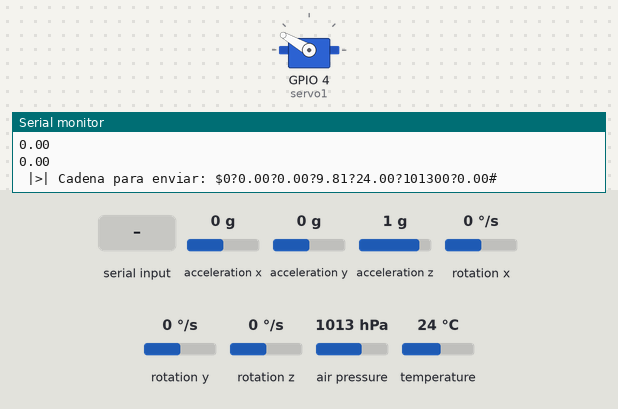
A sketch run on a simulated ESP32. Shown: servo, the last lines printed to the serial monitor. The test bench sets the inputs (shaded band); at power-on: acceleration x 0 g, acceleration y 0 g, acceleration z 1 g, rotation x 0 °/s, rotation y 0 °/s, rotation z 0 °/s, air pressure 1013 hPa, temperature 24 °C. No radio packets arrive unless stated.

Above: at 6.3 s.
6.4 s: "s" received over Serial
At 7.3 s:
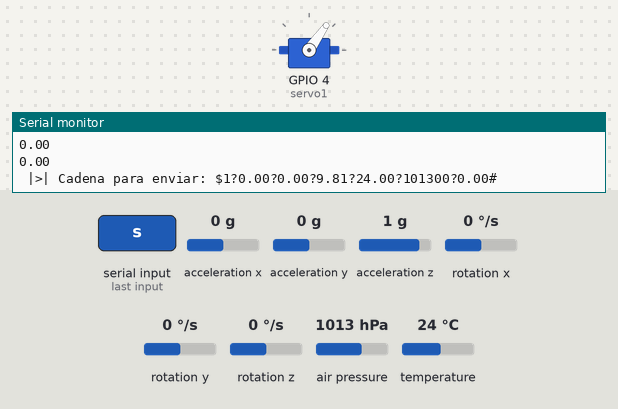
7.9 s: "S" received over Serial
At 8.4 s:
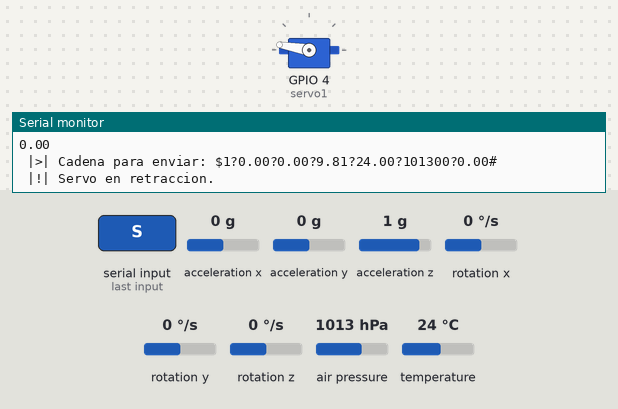
Timing chart, 0 to 10.9 s (numbered marks = the images above; inputs shaded):
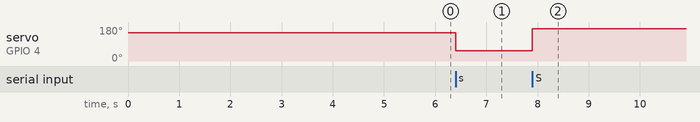

The sketch:

Programa_CanSat_2022_2023_Final.ino
```cpp
/*** - Programa CanSat 2022/2023 - ***/

/* Programa unificado para el proyecto CanSat 22/23
 * Dispositivo: ESP32 v4
 * Fecha creación: 23/10/22
 * Por Alejandro Chacón Pérez.
  */

/*        -=- Por hacer -=-
 * - Nada :D
 */

/*      -=- Changelog -=-
 * - 23/10/22 - Creación del proyecto
 * - 27/10/22 - Cambios en el programa: He quitado por ahora la librería del  LoRa y el GPS para no liarme y probar bien el GY-87.
 *              Añadida la funcionalidad del GY-87.
 * - 14/11/22 - Cambios para que funcione con la ESP32.
 * - 15/11/22 - Comienzo a añadir las funciones del LoRa
 * - 17/11/22 - Añadida la función de concatenar los valores en una sola cadena. Queda probar el módulo LoRa
 *              con la ESP32 y la base estaría, aparte del buzzer opcional y el stepper de las semillas.
 * - 05/12/22 - Después del incidente del sensor, comienzo las pruebas del LoRa.
 * - 15/12/22 - Añadida la función del servo y limitados los delays en el loop principal. Ahora los mensajes del Serial van acompañados con un indicador visual.
 *              Ahora se envía el número de cadena para mantener mayor control.
 * - 19/12/22 - Prueba del módulo LoRa. En prinicipio no da error, aunque el servo ha parado de funcionar.
 * - 22/12/22 - EL problema del servo se ha arreglado poniendole la fuente de alimentación externa, con el adaptador para corriente. Añadidas las primeras funcionalidades de comunicación serial
 *              (Help y PinTest).
 * - 13/01/23 - Tras varios días con fallos con el módulo LoRa definitivo, ya funciona correctamente. La clave estaba en unos cortos en la antena y en inicializar tanto la placa y el sensor a la vez.
 *              Se debe usar la misma fuente para alimentar a ambos.
 * - 14/01/23 - Ajuste de comentarios y borrado código innecesario. Ahora la aceleración la saca haciendo el vector resultante de las 3 componentes, y no está limitado a una sola dirección.
 * - 16/03/23 - Versión 1.1: Añadida la función de mostrar la versión del programa.
 * - 03/05/23 - Versión 2.0: Rematado todo. Añadida la comprobación de altura antes de abrir el servo. Limpiado de código.
 * - 04/05/23 - Versión 2.1: Últimos ajustes de tiempos. Proyecto listo.
 */

/*      -=- PinOut -=-
 * Servo →  4
 * MISO →   19  (Naranja))
 * MOSI →   23	(Amarillo)
 * SCK →    18  (Gris)
 * NSS →    5   (Morrarro)
 * RST →    26  (Azul)
 * DIO0 →   25  (Blanco)
 * SDA →    32
 * SCL →    33
*/

#include "Adafruit_BMP085.h"
#include "MPU6050.h"
#include "Wire.h"
#include "I2Cdev.h"
#include "LoRa.h"
#include "SPI.h"
#include "ESP32Servo.h"

#define LOOPTIME 2000
#define SERVOTIME 5000
#define SERVOTIME2 6000
#define ALTURADESCENSO 2
#define version "2.1"                                                                                       //Usamos #define para ahorrar variables innecesarias pero seguir podiendo cambiar los valores facilmente a la hora de editar.


Adafruit_BMP085 bmp;
MPU6050 sensor;
Servo servo1;                                                                                               //Objetos de los dos sensores y el servo.

long frecuency = 915E6;                                                                                     //Frecuencia del LoRa.
float temperatura = 99.99;
unsigned int presion = 999999;
float p0;                                                                                                   //Presión inicial.
float altura = 0;
float alturaPrev = 0;                                                                                       //Altura previa, para calcular cuándo mover el servo.
int cayendo;
float ace[3] = {+39.2, -39.2, +39.2};
float aceTotal;
float ang[3] = {-90, +90, -45.5};                                                                           //Variables para almacenar los valores de la aceleración y los ángulos.
short int ax, ay, az;
short int gx, gy, gz;                                                                                       // Valores sin procesar del acelarómetro y giroscopio.                                                                                                  // Valor de la presión inicial. Se toma al encender el CANSAT.
long tiempo_prev;
float dt;                                                                                                   // Variables que calculan el tiempo (Cálculos aceleromtro/giroscopio)
float ang_x, ang_y, ang_z;
float ang_x_prev, ang_y_prev, ang_z_prev;                                                                   //Variables para los cálculos del girsocopio.

long tiempo = 0;                                                                                            //Variable que controla los milisegundos pasados desde el encendido (Bucles).
long tiempoPrevServo;
bool extendido = false;                                                                                     //Variables de control del servo.
long tiempoPrevBucle;                                                                                       //Variable para el timer del bucle.

long ncadena = 0;                                                                                           //Variable del nº de cadena.

int leerSerial;                                                                                             //Variable para la lectura del puerto Serial.

//-----------------------------------------------------------------------------------------------------------------------------------------------------------------------------------------------------------------------------

void setup() {
  Serial.begin(9600);
  delay(4000);
  Serial.print(R"(
                  - Programa CanSat 2022-2023 -

 |-| Software para el satelite del equipo Hexact para la edicion 2022-2023.
 |-| Vamos Luisma vamos!
 |-| Por Alejandro Chacon Perez :D
 |-| Version: )");
  Serial.println(version);
  Serial.println(" |-------------------------------------------------------------------------|");
  LoRa.setPins(5, 26, 25);                                                                                  //Pines para ss, reset y dio0 (ESP32 V1).
  //LoRa.setPins(18, 23, 26);                                                                               //Pines para ss, reset y dio0 (LILIGO T-Beam).
  if (LoRa.begin(frecuency)) {
    Serial.println(" |o| Modulo LoRa inciado correctamente.");
  }
  else{
    Serial.println(" |x| Error al iniciar el modulo LoRa.");
  }
  Wire.begin(32,33);
  sensor.initialize();
  if(sensor.testConnection()){                                                                              //Iniciamos sensores + posibles mensajes de error.
    Serial.println(" |o| Sensor MPU6050 iniciado correctamente (giroscopio).");
  }
  else{
    Serial.println(" |x| Error al iniciar el sensor MPU6050 (giroscopio).");
  }
  if(bmp.begin()){
    Serial.println(" |o| Sensor BMP180 iniciado correctamente (Temperatura + presion).");
  }
  else{
    Serial.println(" |x| Error al iniciar el sensor BMP180 (Temperatura + presion).");
  }
  servo1.attach(4);                                                                                         //Pin servo.
  servo1.write(150);
  p0 = bmp.readPressure();                                                                                  //Lectura de la presión inicial para calcular la altura relativa.
  Serial.print(" |i| Presioncilla inicial = ");
  Serial.println(p0);
  Serial.println(R"( |-------------------------------------------------------------------------|
 |H| Envia una 'h' o 'H' para recibir ayuda y una lista de comandos.
 |-------------------------------------------------------------------------|)");
  delay(500);
}

void leerGY87(){
  sensor.getAcceleration(&ax, &ay, &az);
  sensor.getRotation(&gx, &gy, &gz);                                                                        //Leemos los valores RAW de aceleración y angulos.
  dt = (millis()-tiempo_prev)/1000.0;
  tiempo_prev = millis();                                                                                   //Calculamos el tiempo pasado entre cada medición.
  float ang_x_accel = atan(ax/sqrt(pow(ay,2) + pow(az,2)))*(180.0/3.14);
  float ang_y_accel = atan(ay/sqrt(pow(az,2) + pow(ax,2)))*(180.0/3.14);
  float ang_z_accel = atan(az/sqrt(pow(ax,2) + pow(ay,2)))*(180.0/3.14);
  ang_x = 0.98*(ang_x_prev+(gx/131)*dt) + 0.02*ang_x_accel;
  ang_y = 0.98*(ang_y_prev+(gy/131)*dt) + 0.02*ang_y_accel;
  ang_z = 0.98*(ang_z_prev+(gy/131)*dt) + 0.02*ang_z_accel;                                                 //Calculamos la rotación usando tanto el girsocopio como el acelerómetro para eliminar errores.
  ang_x_prev = ang_x;
  ang_y_prev = ang_y;
  ang_z_prev = ang_z;
  ace[2] = az * (9.81/16384.0);
  ace[1] = ay * (9.81/16384.0);
  ace[0] = ax * (9.81/16384.0);                                                                             //Calculamos la aceleración en m/s2 en los tres ejes
  ang[0] = ang_x_accel;
  ang[1] = ang_y_accel;
  ang[2] = ang_z_accel;
  alturaPrev = altura;
  altura = bmp.readAltitude(p0);
  Serial.println(altura);
  Serial.println(alturaPrev);
  presion = bmp.readPressure();
  temperatura = bmp.readTemperature();                                                                      //Leemos el resto de datos necesarios.
  aceTotal = sqrt((pow(ace[0], 2)) + (pow(ace[1], 2)) + (pow(ace[2], 2)));                                  //Calculamos la aceleración total.
}

void crearCadena(){
  char cadena [48] = "";
  snprintf(cadena, sizeof(cadena), "$%ld?%.2f?%.2f?%.2f?%.2f?%d?%.2f#", ncadena, ang[0], ang[1], aceTotal, temperatura, presion, altura); //Formateamos los valores a enviar en 1 sola cadena.
  //Cadena max = $9999?-99.99?-99.99?-99.99?-99.99?999999?-999.9#
  Serial.print(" |>| Cadena para enviar: ");
  Serial.println(cadena);
  ncadena = ncadena + 1;                                                                                    //Actualizamos el contador de cadenas enviadas.
  LoRa.beginPacket();
  LoRa.print(cadena);
  LoRa.endPacket();                                                                                         //Enviamos el paquete y cerramos transmisión.
}

void loop() {
  while(Serial.available() > 0){                                                                            //Escuchamos el Serial por si recibimos algún comando.
    leerSerial = Serial.read();
    if((leerSerial == 'p') || (leerSerial == 'P')){                                                         //Si es una P, ejecutamos un testeo de sensores.
      Serial.println(R"( |-----------------------------------------------------------------|
 |P| Prueba de conexion. )");
      if(sensor.testConnection()){
        Serial.println(" |o| Sensor MPU6050 conectado correctamente (giroscopio).");
      }
      else{
        Serial.println(" |x| Error al conectar el sensor MPU6050 (giroscopio).");
      }
      if(bmp.begin()){
        Serial.println(" |o| Sensor BMP180 conectado correctamente (Temperatura + presion).");
      }
      else{
        Serial.println(" |x| Error al conectar el sensor BMP180 (Temperatura + presion).");
      }
      Serial.println(" |-----------------------------------------------------------------|");
    }
    else if ((leerSerial == 'h') || (leerSerial == 'H')){                                                   //Si es una H, enviamos el pinout, la frecuencia, y otros comandos.
      Serial.print(R"( |--------------------------------------------|
 |H| PinOut:
 |   Servo -> 4
 |   MISO --> 19
 |   MOSI --> 23
 |   SCK ---> 18
 |   NSS ---> 5
 |   RST ---> 26
 |   DIO0 --> 25
 |   SDA ---> 21
 |   SCL ---> 22
 |--------------------------------------------|
 |i| Frecuencia actual = )");
      Serial.println(frecuency);
      Serial.println(" |--------------------------------------------|");
      Serial.println(R"( |H| Otros comandos:
 |   's' o 'S' -> Alterna el estado del servo.
 |   'p' o 'P' -> Prueba de sensores.
 |   'h' o 'H' -> Comando de ayuda (Este).
 |--------------------------------------------|)");
    }
    else if ((leerSerial == 's') ||  (leerSerial == 'S')){                                                  //Si es una s, alterna el estado del servo (Extendido <-> Retraido).
      switch (extendido){
        case true:
          servo1.write(170);
          Serial.println(" |!| Servo en retraccion.");
          break;
        case false:
          servo1.write(55);
          Serial.println(" |!| Servo en extension.");
          break;
      }
      extendido = !extendido;
    }
  }
  tiempo = millis();                                                                                        //Leemos los milisegundos pasados para controlar los bucles.
  if((alturaPrev >= (altura + ALTURADESCENSO)) && (tiempo >= tiempoPrevBucle + LOOPTIME)){                               //Si la altura anterior es igual o mayor que la altura nueva mas 1m, quire decir que estamos cayendo, por lo que aumentamos 1 al contador
    cayendo = cayendo + 1;                                                                                  //(Contador para comprobar que estamos cayendo 2 veces mínimo, y evitar posibles errores.)
    Serial.println(cayendo);
  }
  if((tiempo >= tiempoPrevServo+ SERVOTIME) && (extendido == false) && (cayendo >= 2)){                     //Extendemos el servo si ha pasado el tiempo establecido...
    Serial.println(" |!| Servo en extension.");
    servo1.write(55);
    extendido = true;
  }

  if((tiempo  >= tiempoPrevServo + SERVOTIME2) && (cayendo >= 2)){                                          //...y lo retraemos si ha pasado el 2º tiempo.
    Serial.println(" |!| Servo en retraccion.");
    servo1.write(150);
    tiempoPrevServo = tiempo;
    extendido = false;
  }

  if(tiempo >= tiempoPrevBucle + LOOPTIME){                                                                 //Función de bucle para evitar las interrupciones del delay.
    leerGY87();
    crearCadena();
    tiempoPrevBucle = tiempo;
  }
}
```

Measured:
- after the input at 6.4 s, servo on GPIO 4 (servo1): 150° → 55° at once
- after the input at 7.9 s, servo on GPIO 4 (servo1): 55° → 170° at once
